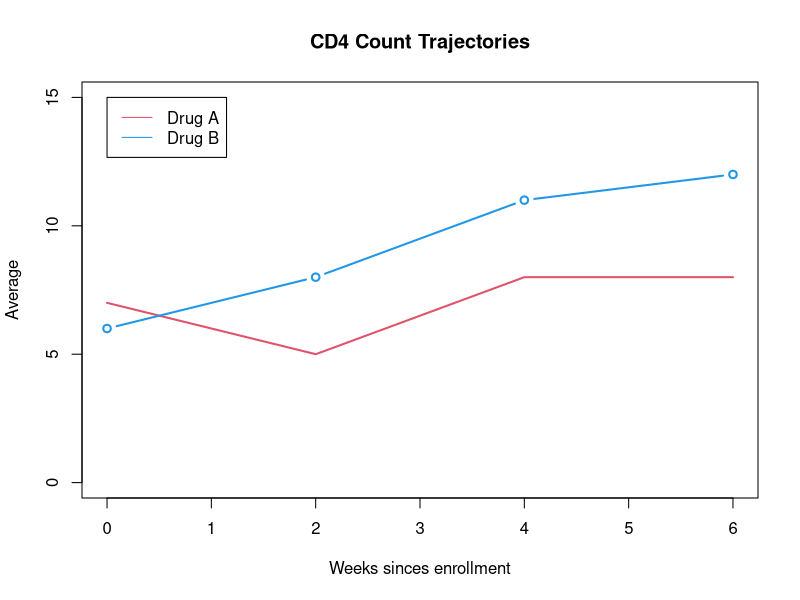

Reproduce this figure in R. (Note: this script raises an error after producing the figure.)
##
## 2014 finals
##

# set work directory
setwd("D:/GitHub/biostats721/Exams")


drugA <- c(7,5,8,8)
drugB <- c(6,8,11,12)
week <- c(0,2,4,6)

plot(week,drugA,type='l',col=2,lwd=2,
     main='CD4 Count Trajectories',
     ylab='Average',
     xlab='Weeks sinces enrollment',
     ylim=c(0,15))
points(week,drugB,type='b',col=4,lwd=2)
legend(0,15,
       c('Drug A','Drug B'),col=c(2,4),lty=1)



################
## q2

Trap_Days <- function(N,probs) {
  # N = Number of birds of each species 
  # probs = probability distribution of each species 
  no.s <- length(probs)       
  trapped <- matrix(0,no.s,1) 
  days <- 0                 
  while(sum(trapped>=N)!=no.s) { 
    days <- days+1
    trapped <- trapped+rmultinom(1,1,prob=probs)}
  return(list(days=days,trapped=trapped)) }


set.seed(123)
Trap_Days(20, c(0.25, 0.25, 0.25, 0.25))$days


## part b
num <- 20
runs <- 1000
array.days <- rep(NA, runs)
prob <- rep(0.25, 4)

set.seed(222)
for( i in 1:runs){
  
  array.days[i] <- Trap_Days(num, prob)$days
}

mean(array.days)
sd(array.days)


## part c

sim.days <- function(N, runs, prob, seeds){
  
  print(N)
  print(runs)
  print(prob)
  print(seeds)
  
  array.days <- rep(NA, runs)
  
  set.seed(seeds)
  
  for( i in 1:runs){
    
    array.days[i] <- Trap_Days(N, prob)$days
  }
  
  u <-  mean(array.days)
  sd <- sd(array.days)
  
  print(u)
  print(sd)
  #print(array.days)
  return( list(mean.days = u, sd.days =sd) )
}

sim.days(20, 1000, rep(0.25, 4), 222)


## part d

sim1 <- sim.days(20, 1000, rep(1/4, 4), 222)
sim2 <- sim.days(20, 1000, rep(1/5, 5), 333)
sim3 <- sim.days(20, 1000, rep(1/6, 6), 444)
sim4 <- sim.days(20, 1000, rep(1/7, 7), 444)
sim5 <- sim.days(20, 1000, rep(1/8, 8), 444)

data.table <- rbind(sim1, sim2, sim3, sim4, sim5)
data.table

row.names <- NULL

for( i in 4:8){
  
  row.names <- c(row.names, paste("No.Species=", i, sep = ''))
  
}
row.names
rownames(data.table) <- row.names
data.table


##########################
## part a
data1 <- read.csv(file = 'data1.csv', nrows = 5, header = T, stringsAsFactors = F)
data1

data2 <- read.csv(file = 'data2.csv', skip = 2, nrows = 3, header = T, stringsAsFactors = F)
data2

## part b
colnames(data2)[1] <- 'Site_ID'
data2

data <- rbind(data1, data2)
data

data$Hosp
data$Enroll[1]

rows <- dim(data)[1]
E.Date <- rep(NA, rows)
E.Date

for( i in 1:rows){
  
  print(data$Hosp[i])
  
  if(data$Hosp[i] == 'acd'){
    
    E.Date[i] <- as.Date(data$Enroll[i], format = '%m/%d/%Y')
    
  } else {
    
    E.Date[i] <- as.Date(data$Enroll[i], format = '%m-%d-%Y')
    
  }
  
}

rows
E.Date
E.Date <- as.Date(E.Date, origin = '1970-1-1')

E.Date
###########
mp <- 25
my.rod <- c(mp)

while(length(my.rod) < 10 & mp<200){
  print(my.rod)
  mp <- mp*1.5
  my.rod <- c(my.rod, mp)
  ## print(my.rod)
}

mp
length(my.rod)

##########################################################
## 2015

weight <- read.csv(file = 'weight.csv', skip = 6, nrows = 15, header = T, stringsAsFactors = F )
weight

weight.names <- read.csv(file = 'weight.csv', skip = 23, nrows = 1, header = F, stringsAsFactors = F)
weight.names

colnames(weight) <- weight.names
weight 

library(reshape)
cast()
weight2 <- cast(weight, subject + age ~ time, value = 'weight')
weight2 <- cast(weight, age ~ time, value = 'weight')
weight2

subject <- cast(weight, subject+age ~ time, value = 'weight')
subject

weight2 <- subject
weight2
average.weight <- apply(weight2[, 3:5], 1, mean, na = T)
av.weight <- apply(weight2[, 3:5], 1, mean, na = T )
av.weight

weight2$AVGE <- av.weight
weight2

max.weight <- apply(weight2[, 3:5], 1, max, na = F)
max.weight

weight2$MAX <- max.weight
weight2

x <- 0:3
plot(x,rep(NA,length(x)),
     ylim=c(100,200),
     main='Baseline vs. End of Study Weights by Participant',
     ylab='Weight (lbs)',
     xlab='Study Time (months)')

for( i in 1:dim(weight2)[1]){
 
  lines(c(x[1],x[2], x[4]), c(weight2[i, 3:5]), type = 'b', col='blue' ) 
  
  
}



x <- 0:3
plot(x,rep(NA,length(x)),
     ylim=c(100,200),
     main='Baseline vs. End of Study Weights by Participant',
     ylab='Weight (lbs)',
     xlab='Study Time (months)')


## part 4
weight2[1,]

for( i in 1:dim(weight2)[1]){
  
  if(weight2[i, 2] > 40){
    color <- 'red'
  } else {
    color <- 'blue'
  }
    
  lines(c(x[1],x[2], x[4]), c(weight2[i, 3:5]), type = 'b', col=color, pch=19, cex=1.5, lwd = 3 ) 
}
legend(2, 200, c('age>40', 'age<40'), col = c('blue', 'red'), lty = c(1,1))

length(c(weight2[1, 3:5]))
length(c(x[1],x[length(x)]))
c(x[1],x[length(x)])


letters
toupper(letters)
